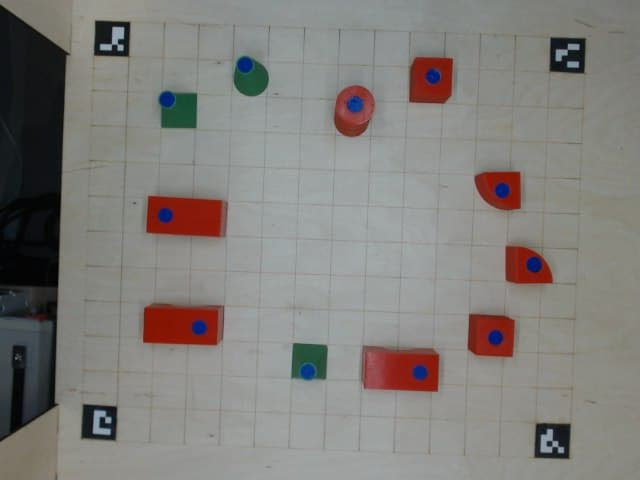
#> input picture preview.jpg, 640 x 480 px
$ python main.py
#> lines starting #> are read from the running program, lines starting #| are printed output that depends on the picture; after the words box and inside, x2 and y2 are one past the last pixel; in counts of white or black regions, pixels touching at a corner belong together
### nti/vision/blocks_detector.py
import cv2
import numpy as np

from nti.constants import *
from .aruco import detect_aruco, get_ordered_corners, transform_image_by_field_corners, remove_aruco_from_image
from .config import (
    HSV_RED_FILTER_1, HSV_RED_FILTER_2, HSV_GREEN_FILTER, HSV_BLUE_FILTER,
    ARCH_MIN_AREA, CYLINDER_MAX_PERIM_PER_APPROX, CUBE_MIN_PERIM_PER_APPROX, PYRAMID_MIN_AREA
)
from .contours import (
    fill_contour, get_filtered_contours, get_biggest_contours,
    get_real_contour_area, get_approx_num, get_contour_perimeter_per_approx
)
from .filters import apply_clahe_inpaint, fill_redundant_area, filter_hsv
from .planimetry import get_points_distance


def get_block_coordinates(img, cnt, field_corners, tiles_num=1):
    height = 500
    width = 600

    h, w = img.shape[:2]

    black = np.zeros((h, w))
    cv2.drawContours(black, [cnt], -1, 255, -1)

    black_with_block = transform_image_by_field_corners(black, field_corners)

    tiles = []

    for cell_x, y in enumerate(range(height - 50, -1, -50)):
        cell_x = 25 + cell_x * 50
        for cell_y, x in enumerate(range(width - 50, -1, -50)):
            cell_y = 25 + cell_y * 50
            segment = black_with_block[y:y + 50, x:x + 50]
            tiles.append(((cell_x, cell_y), segment.sum()))

    tiles.sort(reverse=True, key=lambda c: c[1])
    return [t[0] for t in tiles[:tiles_num]]


def get_block_marker_center(block_cnt, markers_thresh):
    h, w = markers_thresh.shape[:2]
    black = np.zeros((h, w), np.uint8)
    black = fill_contour(black, block_cnt)
    new_thresh = cv2.bitwise_and(black, markers_thresh)
    cntrs = get_filtered_contours(new_thresh, min_area=0.0)

    marker_cnt = get_biggest_contours(cntrs, 1)[0]

    matrix = cv2.moments(marker_cnt)
    cx = int(matrix['m10'] / matrix['m00'])
    cy = int(matrix['m01'] / matrix['m00'])

    return cx, cy


def get_point_conjectural_coordinate(pt, field_corners):
    height = 500
    width = 600

    pts2 = np.float32([[599, 499], [0, 499], [0, 0], [599, 0]])
    pts1 = []
    for corner in field_corners:
        pts1.append([corner[0], corner[1]])
    pts1 = np.float32(pts1)

    M = cv2.getPerspectiveTransform(pts1, pts2)

    # Calculate point coordinate after transformation
    px = (M[0][0] * pt[0] + M[0][1] * pt[1] + M[0][2]) / (
        (M[2][0] * pt[0] + M[2][1] * pt[1] + M[2][2]))
    py = (M[1][0] * pt[0] + M[1][1] * pt[1] + M[1][2]) / (
        (M[2][0] * pt[0] + M[2][1] * pt[1] + M[2][2]))

    pt = (px, py)

    tiles = []

    for cell_x, y in enumerate(range(height - 50, -1, -50)):
        cell_x = 25 + cell_x * 50
        for cell_y, x in enumerate(range(width - 50, -1, -50)):
            cell_y = 25 + cell_y * 50
            tiles.append(((cell_x, cell_y), get_points_distance((x + 25, y + 25), pt)))

    tiles.sort(key=lambda c: c[1])
    return tiles[0][0]


def get_blocks_list(img, debug=False):
    found_blocks = []

    h, w = img.shape[:2]

    img_center = (w / 2, h / 2)

    # - - - Find aruco - - -
    aruco_corners, aruco_ids = detect_aruco(img)
    field_corners = get_ordered_corners(aruco_corners, aruco_ids, img_center)

    # Apply CLAHE
    clahe = apply_clahe_inpaint(img)
    blur = cv2.medianBlur(clahe, 3)
    cropped = fill_redundant_area(blur)
    cropped = remove_aruco_from_image(cropped, aruco_corners)

    kernel = np.ones((3, 3), np.uint8)

    # - Find blue markers -

    blue_thresh = filter_hsv(cropped, (HSV_BLUE_FILTER,))
    blue_thresh = cv2.dilate(blue_thresh, kernel)

    # - - - Find blocks contours - - -

    red_thresh = filter_hsv(cropped, (HSV_RED_FILTER_1, HSV_RED_FILTER_2))
    red_thresh = cv2.dilate(red_thresh, kernel)
    red_thresh = cv2.erode(red_thresh, kernel)
    red_contours = get_filtered_contours(red_thresh)

    # First red blocks
    for red in red_contours:
        M = cv2.moments(red)
        cx = int(M['m10'] / M['m00'])
        cy = int(M['m01'] / M['m00'])
        area = get_real_contour_area(red)
        approx_len = get_approx_num(red)
        perim_per_approx = get_contour_perimeter_per_approx(red)

        if area >= ARCH_MIN_AREA:
            block_id = BLOCK_ARCH
        elif perim_per_approx <= CYLINDER_MAX_PERIM_PER_APPROX:
            # TODO: distinguish between a quarter and a cylinder
            # Cylinder / Quarter
            block_id = BLOCK_CYLINDER
        elif perim_per_approx >= CUBE_MIN_PERIM_PER_APPROX:
            block_id = BLOCK_CUBE
        else:
            block_id = BLOCK_QUARTER

        marker_center = get_block_marker_center(red, blue_thresh)

        if block_id == BLOCK_ARCH:
            marker_suggested_coordinate = get_point_conjectural_coordinate(marker_center, field_corners)
            p1, p2 = get_block_coordinates(img, red, field_corners, tiles_num=2)

            dist1 = get_points_distance(marker_suggested_coordinate, p1)
            dist2 = get_points_distance(marker_suggested_coordinate, p2)

            if dist1 <= dist2:
                block_coordinate = p1
                x1, y1 = p1
                x2, y2 = p2
            else:
                block_coordinate = p2
                x1, y1 = p2
                x2, y2 = p1

            # Detect rot ((x1, y1) - point with marker)
            if x1 == x2:
                if y1 > y2:
                    block_rot = 90
                else:
                    block_rot = 270
            else:  # y1 == y2
                if x1 < x2:
                    block_rot = 0
                else:
                    block_rot = 180

        elif block_id == BLOCK_QUARTER:
            block_coordinate = get_block_coordinates(img, red, field_corners)[0]
            # Detect rotation

            # Find contour rect center
            (rect_x, rect_y), _, _ = cv2.minAreaRect(red)

            if cy < rect_y:
                if cx > rect_x:
                    block_rot = 270
                else:
                    block_rot = 180
            else:  # cy < rect_y
                if cx > rect_x:
                    block_rot = 0
                else:
                    block_rot = 90

            if debug:
                cv2.circle(img, (cx, cy), 2, (0, 0, 255), 1)
                cv2.circle(img, (int(rect_x), int(rect_y)), 2, (0, 155, 255), 1)
        else:
            block_coordinate = get_block_coordinates(img, red, field_corners)[0]
            block_rot = 0

        if debug:
            cv2.circle(img, marker_center, 1, (255, 0, 255), 3)
            cv2.drawContours(img, [red], 0, (0, 255, 255), 1)
            cv2.putText(
                img,
                # str(get_contour_perimeter_per_approx(red)),
                BLOCK_NAMES[block_id],
                (cx, cy),
                cv2.FONT_HERSHEY_SIMPLEX,
                0.45,
                (255, 255, 0),
                1)

        found_blocks.append({
            'id': str(block_id),
            'x': str(block_coordinate[0]),
            'y': str(block_coordinate[1]),
            'z': '0',
            'rot': str(block_rot)
        })

    # And the same thing for green blocks
    green_thresh = filter_hsv(cropped, (HSV_GREEN_FILTER,))
    green_thresh = cv2.bitwise_or(blue_thresh, green_thresh)
    green_thresh = cv2.dilate(green_thresh, kernel)
    green_thresh = cv2.erode(green_thresh, kernel)
    green_contours = get_filtered_contours(green_thresh)

    for green in green_contours:
        M = cv2.moments(green)
        cx = int(M['m10'] / M['m00'])
        cy = int(M['m01'] / M['m00'])
        area = get_real_contour_area(green)

        if area >= PYRAMID_MIN_AREA:
            block_id = BLOCK_PYRAMID
        else:
            block_id = BLOCK_CONE

        block_coordinate = get_block_coordinates(img, green, field_corners)[0]

        if debug:
            marker_center = get_block_marker_center(green, blue_thresh)

            cv2.circle(img, marker_center, 1, (255, 0, 255), 3)
            cv2.drawContours(img, [green], 0, (50, 255, 0), 1)
            cv2.putText(img, BLOCK_NAMES[block_id], (cx, cy), cv2.FONT_HERSHEY_SIMPLEX, 0.4, (255, 255, 255), 1)

        found_blocks.append({
            'id': str(block_id),
            'x': str(block_coordinate[0]),
            'y': str(block_coordinate[1]),
            'z': '0',
            'rot': '0'
        })

    return found_blocks

### nti/vision/aruco.py
import cv2
import numpy as np

from .planimetry import get_points_distance
from .contours import get_contour_center_mass


def detect_aruco(img):
    img = cv2.GaussianBlur(img, (3, 3), 0)
    dictionary = cv2.aruco.getPredefinedDictionary(cv2.aruco.DICT_4X4_50)
    parameters = cv2.aruco.DetectorParameters_create()
    parameters.cornerRefinementMethod = cv2.aruco.CORNER_REFINE_SUBPIX
    corners, ids, rejected = cv2.aruco.detectMarkers(img, dictionary, parameters=parameters)

    if len(corners) == 3:
        required_ids = {0, 1, 2, 3}
        found_ids = set(ids.flat)
        fourth_id = list(required_ids.difference(found_ids))[0]

        candidates = []
        for i in range(len(rejected)):
            rej = rejected[i]
            candidates.append((i, get_contour_center_mass(rej)))

        if fourth_id == 0:
            candidates.sort(key=lambda c: get_points_distance(c[1], (639, 479)))
        elif fourth_id == 1:
            candidates.sort(key=lambda c: get_points_distance(c[1], (0, 479)))
        elif fourth_id == 2:
            candidates.sort(key=lambda c: get_points_distance(c[1], (0, 0)))
        else:
            candidates.sort(key=lambda c: get_points_distance(c[1], (639, 0)))

        candidate = rejected[candidates[0][0]]
        fourth_marker = np.array([candidate], dtype=np.float32)

        corners = np.concatenate((corners, fourth_marker))
        ids = np.concatenate((ids, np.array([[fourth_id]])))

    return corners, ids


def get_ordered_corners(corners, ids, img_center):
    found_corners = []
    for id_, corners_bunch in zip(ids, corners):
        id_ = int(id_[0])
        corners_bunch = corners_bunch[0]

        found_corners.append((id_, min(
            corners_bunch,
            key=lambda c: get_points_distance(c, img_center)
        )))

    return [c[1] for c in sorted(found_corners, key=lambda c: c[0])]


def transform_image_by_field_corners(img, corners):
    cols, rows = 600, 500

    pts2 = np.float32([[599, 499], [0, 499], [0, 0], [599, 0]])
    pts1 = []
    for corner in corners:
        pts1.append([corner[0], corner[1]])
    pts1 = np.float32(pts1)

    M = cv2.getPerspectiveTransform(pts1, pts2)
    return cv2.warpPerspective(img, M, (cols, rows))


def remove_aruco_from_image(img, corners, color=(0, 0, 0)):
    """Paint over the aruco markers with the given color."""
    out = img.copy()

    for corner_points in corners:
        points = np.array(corner_points, np.int32)
        points = points.reshape((-1, 1, 2))
        cv2.fillPoly(out, [points], color)

    return out

### nti/vision/planimetry.py
import numpy as np


# [15 lines left out: function get_lines_intersection, not called in this run]


def get_points_distance(p1, p2):
    p1 = np.array(p1)
    p2 = np.array(p2)
    return np.linalg.norm(p1 - p2)

### nti/vision/filters.py
import cv2
import numpy as np


def apply_clahe_inpaint(img):
    clahe = cv2.createCLAHE(2.0, (8, 8))
    gray = cv2.cvtColor(img, cv2.COLOR_BGR2GRAY)
    clahe = clahe.apply(gray)
    mask = cv2.threshold(clahe, 220, 255, cv2.THRESH_BINARY)[1]
    return cv2.inpaint(img, mask, 0.1, cv2.INPAINT_NS)


def fill_redundant_area(img, color=(0, 0, 0)):
    img = img.copy()

    h, w = img.shape[:2]

    offset_top = 5
    offset_right = 33
    offset_bottom = 10
    offset_left = 50

    img[:offset_top] = np.full((w, 3), np.array(color))
    img[h - offset_bottom:] = np.full((w, 3), np.array(color))
    img[:, :offset_left] = np.full((offset_left, 3), np.array(color))
    img[:, w - offset_right:] = np.full((offset_right, 3), np.array(color))

    return img


def filter_hsv(img, filters):
    hsv = cv2.cvtColor(img, cv2.COLOR_BGR2HSV)

    mask = np.zeros(img.shape[:2], np.uint8)
    for h, s, v in filters:
        low = np.array([h[0], s[0], v[0]])
        high = np.array([h[1], s[1], v[1]])
        mask = cv2.bitwise_or(mask, cv2.inRange(hsv, low, high))

    return mask

### nti/vision/contours.py
import cv2

from .config import (
    CONTOUR_THRESHOLD_AREA, REAL_IMG_CENTER, MAX_DISTANCE_FROM_CENTER
)
from .planimetry import get_points_distance


def get_filtered_contours(src, mode=cv2.RETR_EXTERNAL, method=cv2.CHAIN_APPROX_SIMPLE, min_area=CONTOUR_THRESHOLD_AREA):
    cntrs, _ = cv2.findContours(src, mode, method)
    filtered = []

    for cnt in cntrs:
        if cv2.contourArea(cnt) >= min_area:
            filtered.append(cnt)

    return filtered


# [5 lines left out: function get_contour_center_mass, not called in this run]


def get_approx_num(cnt):
    peri = cv2.arcLength(cnt, True)
    approx = cv2.approxPolyDP(cnt, 0.001 * peri, True)
    return len(approx)


def get_contour_perimeter_per_approx(cnt):
    peri = cv2.arcLength(cnt, True)
    approx = cv2.approxPolyDP(cnt, 0.0015 * peri, True)
    return round(peri / len(approx), 4)


def get_real_contour_area(cnt):
    img_center = REAL_IMG_CENTER
    matrix = cv2.moments(cnt)
    cx = int(matrix['m10'] / matrix['m00'])
    cy = int(matrix['m01'] / matrix['m00'])
    area = matrix['m00']
    distance_to_center = get_points_distance((cx, cy), img_center)
    mx = MAX_DISTANCE_FROM_CENTER

    k = ((mx - distance_to_center) + 4 * mx) / (5 * mx)
    k = 1.0 if k >= 1.0 else k

    return round(area * k, 2)


def get_biggest_contours(cntrs, num):
    cntrs = sorted(cntrs, reverse=True, key=lambda c: get_real_contour_area(c))
    return cntrs[:num]


def fill_contour(img, cnt):
    img = img.copy()
    hull = cv2.convexHull(cnt)
    cv2.drawContours(img, [hull], 0, 255, -1)
    return img

### main.py
import json

import cv2

from nti.vision.blocks_detector import get_blocks_list
from nti.builder import build_building

IMAGE_NAME = 'preview.jpg'
BUILDING_FILE_NAME = 'task.json'

img = cv2.imread(IMAGE_NAME)
#> img is the input picture: shape (480, 640, 3); mean B, G, R 123.2, 126.8, 129.6
initial_blocks = get_blocks_list(img)
#> in detect_aruco, `corners, ids, rejected = cv2.aruco.detectMarkers(img, dictionary, para..`: ids = [2, 3, 0, 1]; rejected = 18 items
#> in get_blocks_list, `aruco_corners, aruco_ids = detect_aruco(img)`: aruco_ids = [2, 3, 0, 1]
#> the loop in get_ordered_corners, `for id_, corners_bunch in zip(ids, corners):` made 4 passes
#> id_ on passes 1, 4: 2, 1
#> (id_, corners_bunch) on passes 2 to 3: (3, [[585.1, 38], [583.7, 72.7], [549.3, 70.69], [550.3, 37.06]]), (0, [[568.4, 458.5], [534.2, 457.3], [536, 423.2], [570, 423.6]])
#> after the loop in get_ordered_corners, `for id_, corners_bunch in zip(ids, corners):`: found_corners = [(2, [128.6, 56.07]), (3, [549.3, 70.69]), (0, [536, 423.2]), (1, [116.8, 407.1])]
#> in get_blocks_list, `field_corners = get_ordered_corners(aruco_corners, aruco_ids, img_cent..`: field_corners = [[536, 423.2], [116.8, 407.1], [128.6, 56.07], [549.3, 70.69]]
#> in apply_clahe_inpaint, `mask = cv2.threshold(clahe, 220, 255, cv2.THRESH_BINARY)[1]`: mask: shape (480, 640); every value is 0
#> in fill_redundant_area, `img[:, w - offset_right:] = np.full((offset_right, 3), np.array(color))`:
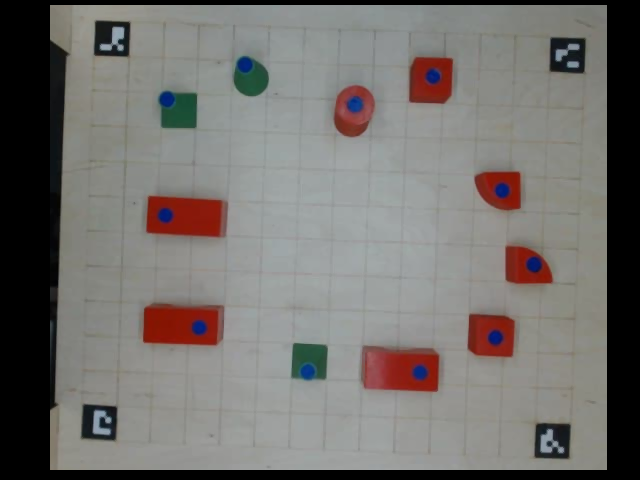
#> img: shape (480, 640, 3); mean of channels 0, 1, 2 109.7, 112.7, 115.7; drawn as B, G, R
#> the loop in remove_aruco_from_image, `for corner_points in corners:` made 4 passes
#> points on passes 1, 4: [[94, 20], [129, 21], [128, 56], [93, 54]], [[80, 438], [82, 403], [116, 407], [114, 440]]
#> (corner_points, points) on passes 2 to 3: ([[585.1, 38], [583.7, 72.7], [549.3, 70.69], [550.3, 37.06]], [[585, 37], [583, 72], [549, 70], [550, 37]]), ([[568.4, 458.5], [534.2, 457.3], [536, 423.2], [570, 423.6]], [[568, 458], [534, 457], [535, 423], [570, 423]])
#> after the loop in remove_aruco_from_image, `for corner_points in corners:`:
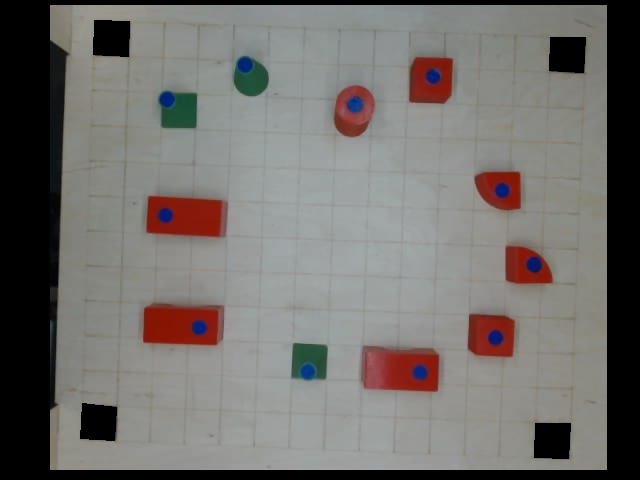
#> out: shape (480, 640, 3); 1.63% of pixels changed, all inside (x1, y1, x2, y2) = (80, 20, 586, 459); drawn as B, G, R
#> in filter_hsv, `hsv = cv2.cvtColor(img, cv2.COLOR_BGR2HSV)`: hsv: shape (480, 640, 3); mean H, S, V 41.5, 21.6, 117.4
#> the loop in filter_hsv, `for h, s, v in filters:` made 1 pass
#> pass 1, in filter_hsv, `mask = cv2.bitwise_or(mask, cv2.inRange(hsv, low, high))`:
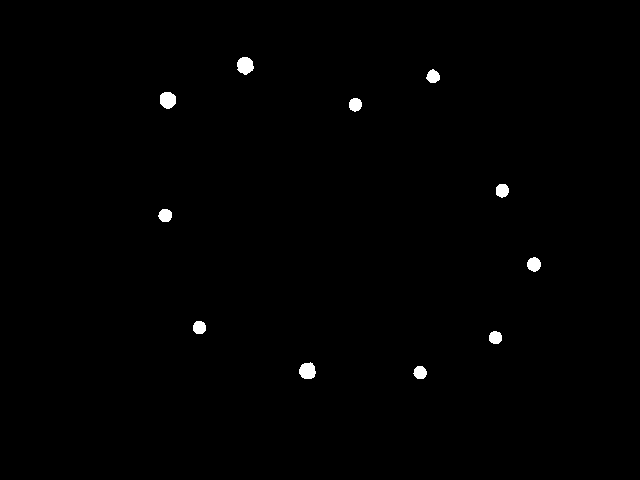
#> mask: shape (480, 640); 0.6% white; 11 white regions, largest, box (x1, y1, x2, y2) and area: (237, 57, 254, 75) 231, (299, 362, 316, 379) 224, (160, 92, 176, 109) 221
#> in get_blocks_list, `blue_thresh = cv2.dilate(blue_thresh, kernel)`: blue_thresh: shape (480, 640); 0.82% white; 11 white regions, largest, box (x1, y1, x2, y2) and area: (236, 56, 255, 76) 307, (298, 361, 317, 380) 296, (159, 91, 177, 110) 291
#> in get_blocks_list, `red_thresh = cv2.dilate(red_thresh, kernel)`:
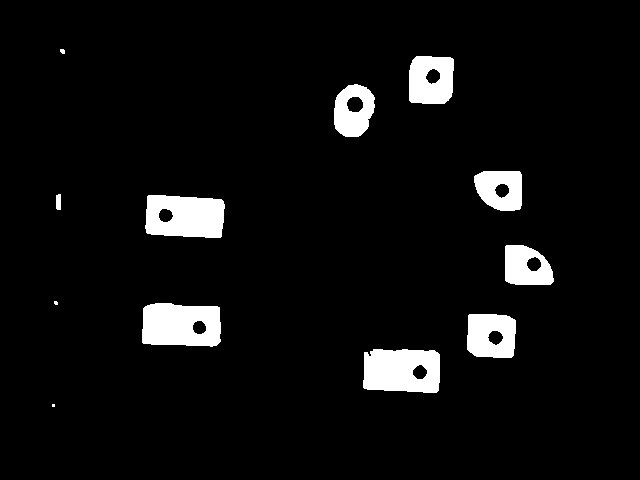
#> red_thresh: shape (480, 640); 5.6% white; 12 white regions (2 under 20 px), largest, box (x1, y1, x2, y2) and area: (142, 303, 221, 347) 2991, (363, 349, 440, 393) 2967, (145, 195, 225, 238) 2919
#> in get_blocks_list, `red_thresh = cv2.erode(red_thresh, kernel)`: red_thresh: shape (480, 640); 4.9% white; 12 white regions (3 under 20 px)
#> in get_filtered_contours, `cntrs, _ = cv2.findContours(src, mode, method)`: cntrs = 12 contours, 3 with area under 20; largest, box (x1, y1, x2, y2) and area: (143, 304, 220, 346) 2774, (364, 350, 439, 392) 2746, (146, 196, 224, 237) 2710, (410, 57, 453, 103) 1748, (468, 315, 515, 357) 1736
#> the loop in get_filtered_contours, `for cnt in cntrs:` made 12 passes
#> cnt on passes 1, 5, 12: [[53, 405]], [[55, 302], [56, 303]], [[61, 50], [63, 52], [63, 51], [62, 50]]
#> after the loop in get_filtered_contours, `for cnt in cntrs:`: filtered = 8 contours; box (x1, y1, x2, y2) and area: (143, 304, 220, 346) 2774, (364, 350, 439, 392) 2746, (146, 196, 224, 237) 2710, (410, 57, 453, 103) 1748, (468, 315, 515, 357) 1736, (335, 85, 374, 136) 1468, (475, 172, 521, 210) 1402, (506, 246, 553, 284) 1392
#> in get_blocks_list, `red_contours = get_filtered_contours(red_thresh)`: red_contours has the same summary as filtered in get_filtered_contours
#> the loop in get_blocks_list, `for red in red_contours:` made 8 passes
#> (approx_len, perim_per_approx) on pass 1: (47, 5.38)
#> approx_len on pass 2: 28
#> pass 1, in get_block_marker_center, `new_thresh = cv2.bitwise_and(black, markers_thresh)`:
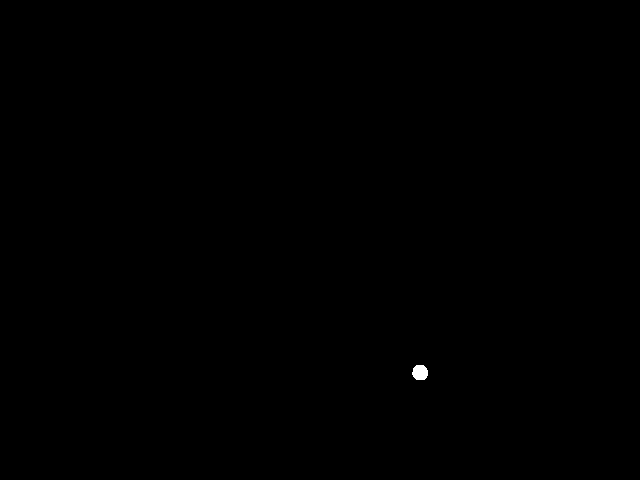
#> new_thresh: shape (480, 640); 0.06% white; 1 white region, box (x1, y1, x2, y2) and area: (412, 365, 428, 380) 198
#> in get_blocks_list, `green_thresh = cv2.bitwise_or(blue_thresh, green_thresh)`: green_thresh: shape (480, 640); 1.7% white; 12 white regions (1 under 20 px), largest, box (x1, y1, x2, y2) and area: (158, 91, 197, 128) 1302, (292, 344, 327, 380) 1163, (234, 56, 268, 96) 1083
#> in get_blocks_list, `green_thresh = cv2.dilate(green_thresh, kernel)`:
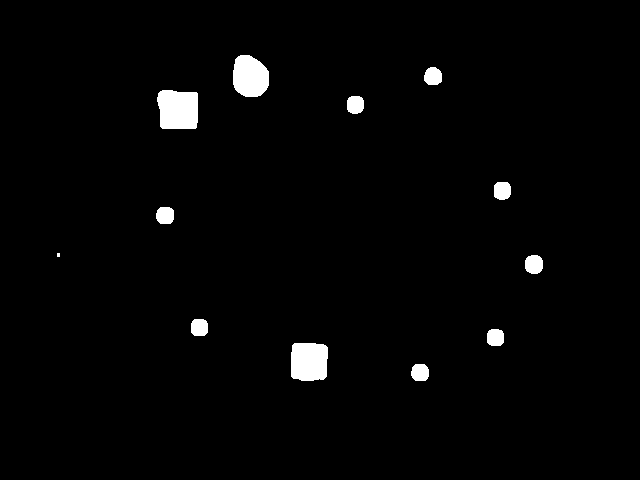
#> green_thresh: shape (480, 640); 2% white; 12 white regions (1 under 20 px), largest, box (x1, y1, x2, y2) and area: (157, 90, 198, 129) 1458, (291, 343, 328, 381) 1312, (233, 55, 269, 97) 1235
#> in get_blocks_list, `green_thresh = cv2.erode(green_thresh, kernel)`: green_thresh: shape (480, 640); 1.7% white; 12 white regions (1 under 20 px), largest, box (x1, y1, x2, y2) and area: (158, 91, 197, 128) 1302, (292, 344, 327, 380) 1164, (234, 56, 268, 96) 1083
#> the loop in get_blocks_list, `for green in green_contours:` made 3 passes
#> pass 1, in get_block_coordinates (call 9), `black_with_block = transform_image_by_field_corners(black, field_corne..`:
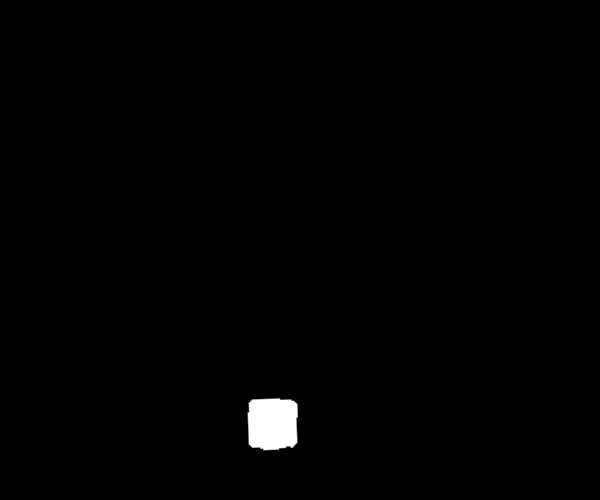
#> black_with_block: shape (500, 600) float64; min 0, max 255, mean 2

#> (the run stopped early here; a loop or call above may not have finished)
